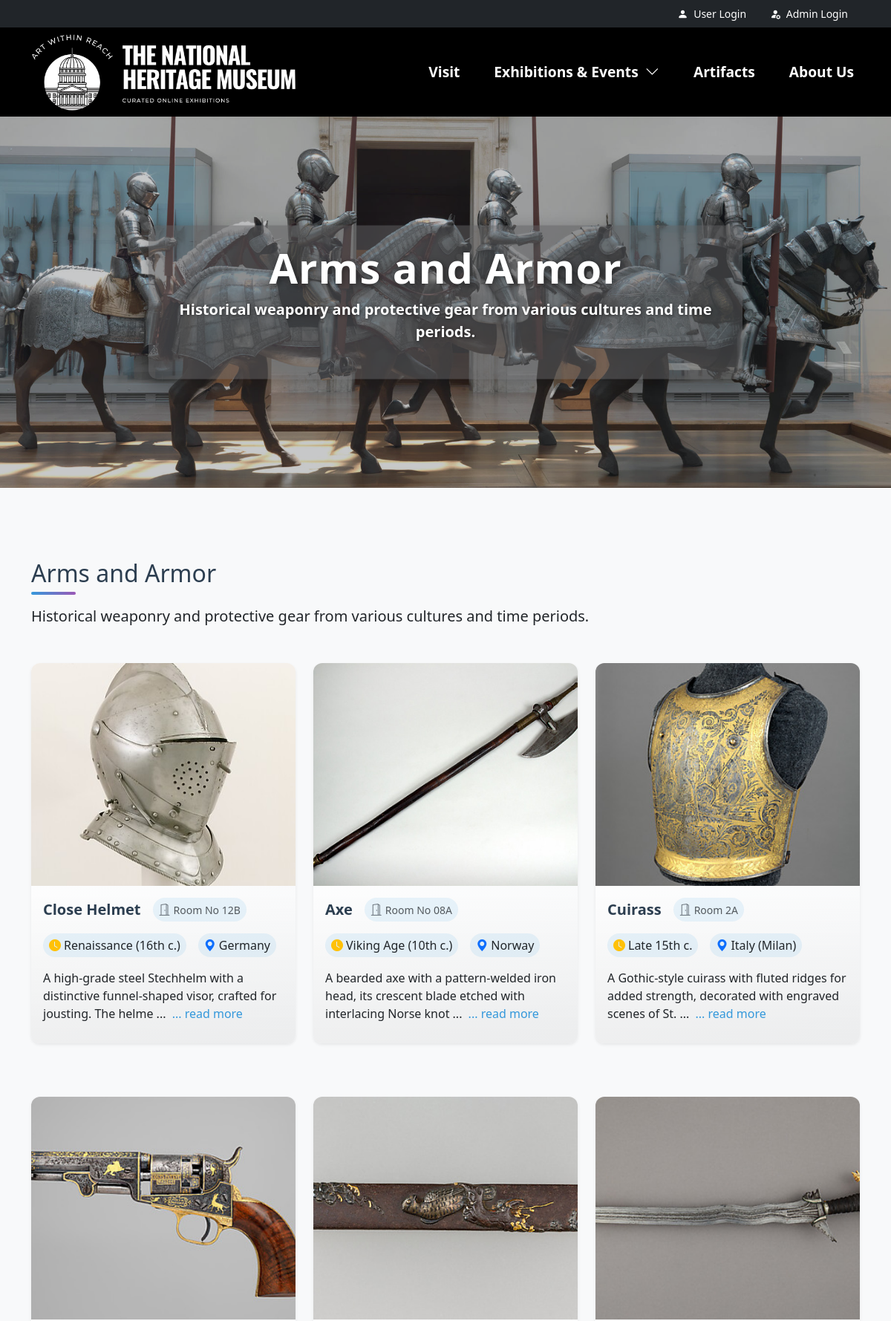
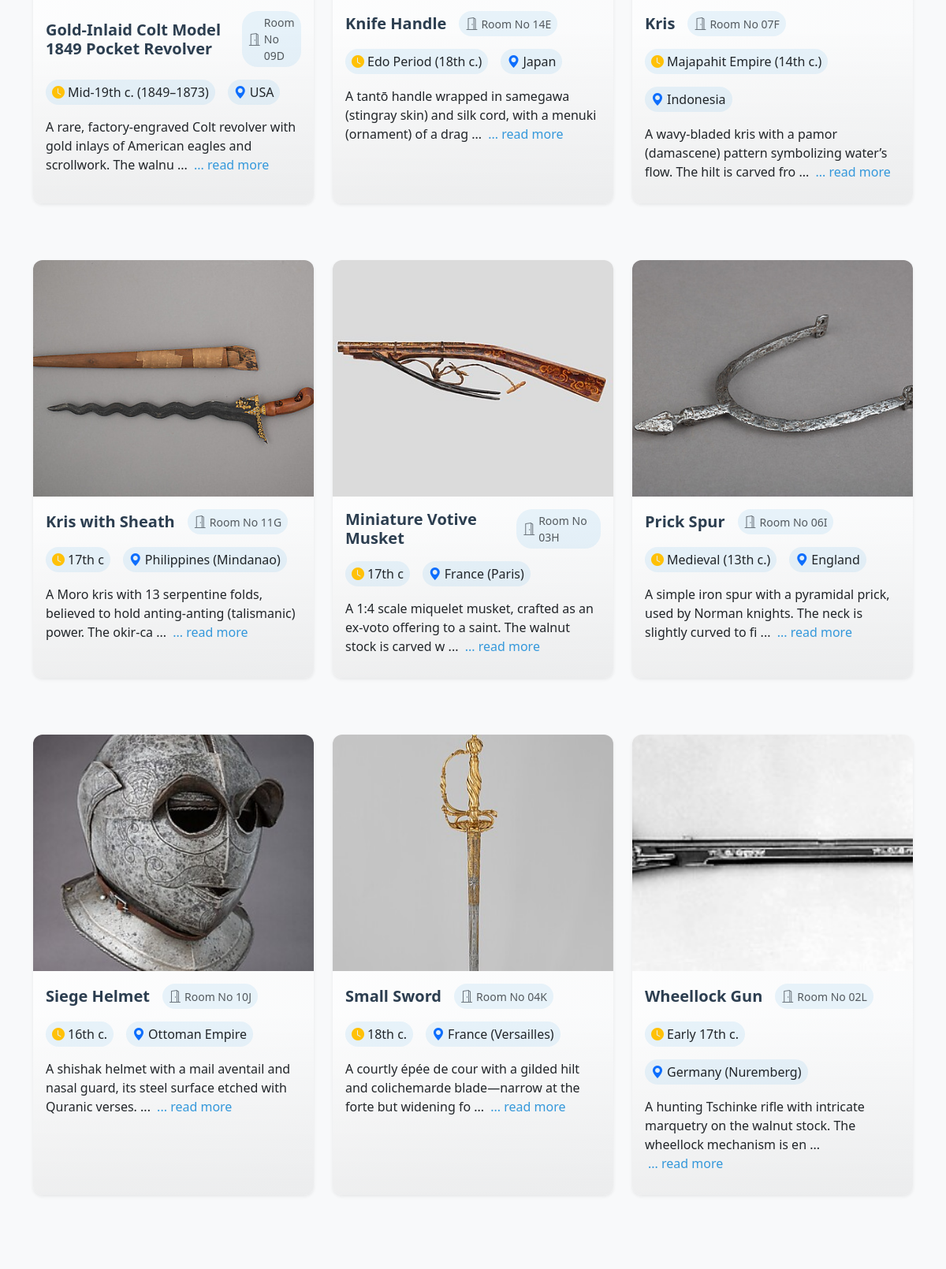
Page /arms_and_armor (upper part) on the committed database (2 pictures, top to bottom).
### tables this page shows
CREATE TABLE "artifacts" (
	"id"	INTEGER,
	"item_name"	TEXT NOT NULL,
	"category"	TEXT NOT NULL,
	"origin"	TEXT NOT NULL,
	"historical_period"	TEXT NOT NULL,
	"location"	TEXT NOT NULL,
	"image_filename"	TEXT NOT NULL,
	"description"	TEXT,
	"category_desc"	TEXT,
	PRIMARY KEY("id" AUTOINCREMENT)
);

### app.py (the view)
@app.route('/arms_and_armor')
def arms_and_armor():
    conn = create_connection()
    artifacts = []
    if conn is not None:
        try:
            conn.row_factory = sqlite3.Row
            cursor = conn.cursor()
            cursor.execute("SELECT * FROM artifacts WHERE category = 'Arms and Armor'")
            artifacts = cursor.fetchall()
        except Error as e:
            print(f"Error fetching Arms and Armor artifacts: {e}")
        finally:
            conn.close()
    return render_template('arms_and_armor.html', artifacts=artifacts)

### app.py (called while the page is built)
def create_connection():
    conn = None
    try:
        conn = sqlite3.connect(DATABASE)
        print(f"Connected to SQLite database: {DATABASE}")
    except Error as e:
        print(f"Error connecting to database: {e}")
    return conn

### templates/arms_and_armor.html (shortened to what this page needs)
<!DOCTYPE html>
<html lang="en">
<head>
    <link href="https://cdn.jsdelivr.net/npm/bootstrap@5.3.0/dist/css/bootstrap.min.css" rel="stylesheet" />
    <link rel="stylesheet" href="https://cdn.jsdelivr.net/npm/bootstrap-icons@1.10.0/font/bootstrap-icons.css">
    <link href="https://cdnjs.cloudflare.com/ajax/libs/font-awesome/5.15.4/css/all.min.css" rel="stylesheet" />
    <link rel="stylesheet" href="/static/styles.css" />
    <link rel="stylesheet" href="/static/card-looks.css" />
</head>
<body>
    {% include 'navbar.html' %}
    <section class="position-relative">
        <div class="hero-image position-relative" style="height: 500px;">
            <img src="/static/images/artifacts/arms_and_armor/arms-and-armor_hero.jpg" alt="Museum exhibition"
                class="w-100 h-100 object-fit-cover opacity-85">
            <div class="position-absolute top-0 start-0 w-100 h-100 bg-dark bg-opacity-25"></div>
        </div>
        <div class="container position-absolute top-50 start-50 translate-middle w-100">
            <div class="hero-caption text-center p-4 text-white mx-auto" style="max-width: 800px;">
                <h1 class="display-4 fw-bold">Arms and Armor</h1>
                <p class="lead mb-4 fw-bold">Historical weaponry and protective gear from various cultures and time
                    periods.</p>
            </div>
        </div>
    </section>
    <section class="album py-5 bg-body-tertiary">
        <div class="container">
            <div class="my-5">
                <h2 class="section-title">Arms and Armor</h2>
                <p class="fs-5">Historical weaponry and protective gear from various cultures and time periods.</p>
            </div>
            <div class="row row-cols-1 row-cols-sm-2 row-cols-md-3 g-4">
                {% for artifact in artifacts %}
                <div class="col mb-5">
                    <div class="card shadow-sm h-100">
                        <div class="card-img-top overflow-hidden" style="height: 300px;">
                            <img src="/static/images/artifacts/arms_and_armor/{{ artifact[6] }}.jpg"
                                alt="{{ artifact[1] }}" class="img-fluid h-100 w-100 object-fit-cover">
                        </div>
                        <div class="card-body p-3 d-flex flex-column">
                            <div>
                                <div class="d-flex align-items-center gap-3 mb-3">
                                    <h4 class="card-title mb-0">{{ artifact[1] }}</h4>
                                    <div class="d-flex align-items-center gap-1">
                                        <i class="bi bi-door-open text-secondary"></i>
                                        <span class="text-muted small">{{ artifact[5] }}</span>
                                    </div>
                                </div>
                            </div>
                            <div class="d-flex flex-wrap align-items-center gap-3 mb-3">
                                <span class="d-flex align-items-center gap-1">
                                    <i class="bi bi-clock-fill text-warning"></i>
                                    <span class="text-dark fw-medium">{{ artifact[4] }}</span>
                                </span>
                                <span class="d-flex align-items-center gap-1">
                                    <i class="bi bi-geo-alt-fill text-primary"></i>
                                    <span class="text-dark fw-medium">{{ artifact[3] }}</span>
                                </span>
                            </div>
                            <div class="card-text mb-2 flex-grow-1">
                                <p class="text-dark mb-1 description-text">
                                    <span class="short-text">
                                        {{ (artifact[7] or "No description available")[:100] }}
                                        {% if (artifact[7] or "")|length > 100 %}...{% endif %}
                                    </span>
                                    {% if (artifact[7] or "")|length > 100 %}
                                    <a href="#" class="read-more-link"></a>
                                    {% endif %}
                                </p>
                            </div>
                        </div>
                    </div>
                </div>
                {% endfor %}
            </div>
        </div>
    </section>
</body>
</html>

### templates/navbar.html (shortened to what this page needs)
<div>
  <div class="bg-dark py-1">
    <div class="container d-flex justify-content-end">
      <div class="d-flex">
        <a href="/login" class="text-white text-decoration-none px-3 py-1 small">
          <i class="bi bi-person-fill me-1"></i> User Login
        </a>
        <a href="/adminLogin" class="text-white text-decoration-none px-3 py-1 small">
          <i class="bi bi-person-fill-gear me-1"></i> Admin Login
        </a>
      </div>
    </div>
  </div>
  <nav class="navbar navbar-expand-lg navbar-dark bg-black custom-navbar">
    <div class="container">
      <a class="navbar-brand p-0 me-2" href="/">
        <img src="/static/images/site_logo.png" alt="The National Heritage Museum" class="d-inline-block align-top"
          style="height: 110px;">
      </a>
      <div class="collapse navbar-collapse" id="navbarNav">
        <ul class="navbar-nav ms-auto">
          <li class="nav-item">
            <a class="nav-link custom-link fw-bold" href="/visit">Visit</a>
          </li>
          <li class="nav-item dropdown dropdown-hover position-relative">
            <a class="nav-link custom-link fw-bold dropdown-toggle" href="/exhibitionsandevents"
              id="exhibitionsDropdown" role="button" data-bs-toggle="dropdown" aria-expanded="false">
              Exhibitions & Events
              <i class="bi bi-chevron-down dropdown-arrow ms-1 transition-all"></i>
            </a>
          </li>
          <li class="nav-item">
            <a class="nav-link custom-link fw-bold" href="/artifacts">Artifacts</a>
          </li>
          <li class="nav-item">
            <a class="nav-link custom-link fw-bold" href="/about">About Us</a>
          </li>
        </ul>
      </div>
    </div>
  </nav>
</div>

### static/styles.css (style rules this page uses)
.custom-navbar { height: 120px; }
.custom-link { color: white; position: relative; }
.nav-item { padding-left: 30px; }
.nav-link { color: white !important; font-size: 1.2em !important; }
.dropdown-arrow { display: inline-block; transition: transform 0.3s ease; }
.dropdown-toggle::after { display: none !important; }

### static/card-looks.css (style rules this page uses)
.card { border-radius: 12px; transition: all 0.4s cubic-bezier(0.175, 0.885, 0.32, 1.275); border: none; overflow: hidden; box-shadow: 0 6px 15px rgba(0, 0, 0, 0.1); background: linear-gradient(135deg, #ffffff 0%, #f8f9fa 100%); position: relative; }
.card::before { content: ''; position: absolute; top: 0; left: 0; width: 100%; height: 100%; background: linear-gradient(to bottom, rgba(255, 255, 255, 0) 60%, rgba(0, 0, 0, 0.05) 100%); z-index: 1; pointer-events: none; transition: all 0.4s ease; }
.card-img-top { height: 225px; overflow: hidden; position: relative; }
.card-img-top img { transition: all 0.6s cubic-bezier(0.215, 0.61, 0.355, 1); width: 100%; height: 100%; object-fit: cover; }
.card-body { padding: 1.5rem; position: relative; z-index: 2; }
.card-title { font-size: 1.25rem; font-weight: 600; color: #2c3e50; transition: color 0.3s ease; margin-bottom: 0.75rem; position: relative; display: inline-block; }
.card-title::after { content: ''; position: absolute; bottom: -2px; left: 0; width: 0; height: 2px; transition: width 0.3s ease; }
.d-flex.align-items-center.gap-1 { background-color: rgba(52, 152, 219, 0.1); padding: 0.25rem 0.5rem; border-radius: 20px; transition: all 0.3s ease; }
.section-title { position: relative; display: inline-block; margin-bottom: 1.5rem; color: #2c3e50; }
.section-title::after { content: ''; position: absolute; bottom: -10px; left: 0; width: 60px; height: 4px; background: linear-gradient(90deg, #3498db, #9b59b6); border-radius: 2px; }
.hero-image { height: 500px; overflow: hidden; }
.hero-image img { transition: transform 10s ease; }
.hero-caption { background-color: rgb(93 94 95 / 53%); border-radius: 12px; padding: 2rem; box-shadow: 0 8px 24px rgba(0, 0, 0, 0.3); }
.hero-caption h1 { text-shadow: 2px 2px 8px rgba(0, 0, 0, 0.5); letter-spacing: 1px; }
.hero-caption p { text-shadow: 1px 1px 4px rgba(0, 0, 0, 0.5); }
.description-text { position: relative; }
.short-text { display: inline; }
.read-more-link { color: #3498db; cursor: pointer; font-weight: 500; text-decoration: none; transition: color 0.3s ease; display: inline-block; margin-left: 4px; }
.read-more-link::after, .expanded .read-more-link::after { content: '' !important; }
.read-more-link::after { content: ' more'; }

### rows in the picture
artifacts: image_filename (picture), item_name "Close Helmet", location "Room No 12B", historical_period "Renaissance (16th c.)", origin "Germany", description "A high-grade steel Stechhelm with a distinctive funnel-shaped visor, crafted for jousting. The helme", shows "... read more"
artifacts: shows a picture, item_name "Axe", location "Room No 08A", historical_period "Viking Age (10th c.)", origin "Norway", description "A bearded axe with a pattern-welded iron head, its crescent blade etched with interlacing Norse knot", shows "... read more"
artifacts: image_filename (picture), item_name "Cuirass", location "Room 2A", historical_period "Late 15th c.", origin "Italy (Milan)", description "A Gothic-style cuirass with fluted ridges for added strength, decorated with engraved scenes of St.", shows "... read more"
artifacts: image_filename (picture), item_name "Gold-Inlaid Colt Model 1849 Pocket Revolver", location "Room No 09D", historical_period "Mid-19th c. (1849–1873)", origin "USA", description "A rare, factory-engraved Colt revolver with gold inlays of American eagles and scrollwork. The walnu", shows "... read more"
artifacts: image_filename (picture), item_name "Knife Handle", location "Room No 14E", historical_period "Edo Period (18th c.)", origin "Japan", description "A tantō handle wrapped in samegawa (stingray skin) and silk cord, with a menuki (ornament) of a drag", shows "... read more"
artifacts: image_filename (picture), item_name "Kris", location "Room No 07F", historical_period "Majapahit Empire (14th c.)", origin "Indonesia", description "A wavy-bladed kris with a pamor (damascene) pattern symbolizing water’s flow. The hilt is carved fro", shows "... read more"
artifacts: image_filename (picture), item_name "Kris with Sheath", location "Room No 11G", historical_period "17th c", origin "Philippines (Mindanao)", description "A Moro kris with 13 serpentine folds, believed to hold anting-anting (talismanic) power. The okir-ca", shows "... read more"
artifacts: image_filename (picture), item_name "Miniature Votive Musket", location "Room No 03H", historical_period "17th c", origin "France (Paris)", description "A 1:4 scale miquelet musket, crafted as an ex-voto offering to a saint. The walnut stock is carved w", shows "... read more"
artifacts: image_filename (picture), item_name "Prick Spur", location "Room No 06I", historical_period "Medieval (13th c.)", origin "England", description "A simple iron spur with a pyramidal prick, used by Norman knights. The neck is slightly curved to fi", shows "... read more"
artifacts: image_filename (picture), item_name "Siege Helmet", location "Room No 10J", historical_period "16th c.", origin "Ottoman Empire", description "A shishak helmet with a mail aventail and nasal guard, its steel surface etched with Quranic verses.", shows "... read more"
artifacts: image_filename (picture), item_name "Small Sword", location "Room No 04K", historical_period "18th c.", origin "France (Versailles)", description "A courtly épée de cour with a gilded hilt and colichemarde blade—narrow at the forte but widening fo", shows "... read more"
artifacts: image_filename (picture), item_name "Wheellock Gun", location "Room No 02L", historical_period "Early 17th c.", origin "Germany (Nuremberg)", description "A hunting Tschinke rifle with intricate marquetry on the walnut stock. The wheellock mechanism is en", shows "... read more"
